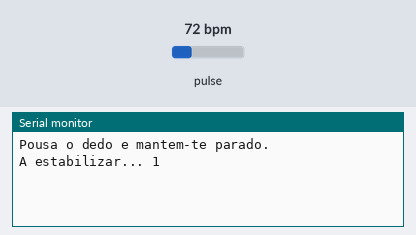
The sketch below on a simulated ESP32. Shown: the last lines printed to the serial monitor. The test bench sets the inputs (shaded band); at power-on: pulse 72 bpm.

Above: at 1.2 s.
1.3 s: pulse set to 70 bpm
At 2.4 s:
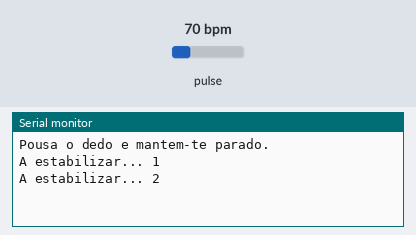
4.3 s: pulse set to 100 bpm
At 4.8 s:
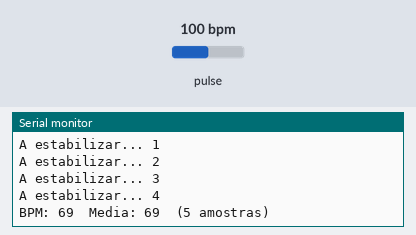
Timing chart, 0 to 7.3 s (numbered marks = the images above; inputs shaded):
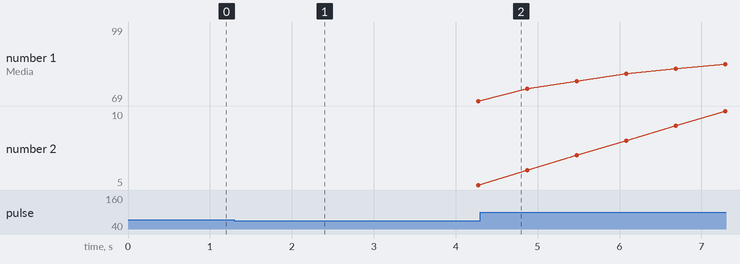

The sketch:

TesteBPM.ino
```cpp
#include <Wire.h>
#include "MAX30105.h"
#include "heartRate.h"

MAX30105 particleSensor;

const byte RATE_SIZE = 10;
byte rates[RATE_SIZE];
byte rateSpot = 0;
byte ratesFilled = 0;
long lastBeat = 0;
long lastValidDelta = 0;

int beatAvg = 0;
bool stateDedoPresente = false;

const long IR_THRESHOLD = 50000;

void setup() {
  Serial.begin(115200);
  Wire.begin(16, 17);

  if (!particleSensor.begin(Wire, I2C_SPEED_STANDARD)) {
    Serial.println("MAX30102 nao encontrado.");
    while (1);
  }

  // 400 amostras/s com media de 4 suaviza o sinal sem perder resolucao temporal.
  particleSensor.setup(0x1F, 4, 2, 400, 411, 4096);
  particleSensor.setPulseAmplitudeGreen(0);

  Serial.println("Pousa o dedo e mantem-te parado.");
}

void resetMedicao() {
  rateSpot = 0;
  ratesFilled = 0;
  beatAvg = 0;
  lastBeat = 0;
  lastValidDelta = 0;
}

void loop() {
  long irValue = particleSensor.getIR();

  if (irValue < IR_THRESHOLD) {
    if (stateDedoPresente) {
      resetMedicao();
      stateDedoPresente = false;
    }
    Serial.println("Sem dedo");
    delay(200);
    return;
  }

  stateDedoPresente = true;

  if (checkForBeat(irValue)) {
    long now = millis();
    long delta = now - lastBeat;
    lastBeat = now;

    // 300-1500ms corresponde a 40-200 BPM. Fora disto e sempre artefacto.
    bool intervaloPlausivel = (delta > 300 && delta < 1500);

    // Rejeita variacoes bruscas face ao batimento anterior: o ritmo cardiaco
    // nao muda mais de ~30% entre batimentos consecutivos em repouso.
    bool variacaoAceitavel = true;
    if (lastValidDelta > 0) {
      float racio = (float)delta / lastValidDelta;
      variacaoAceitavel = (racio > 0.7 && racio < 1.4);
    }

    if (intervaloPlausivel && variacaoAceitavel) {
      lastValidDelta = delta;
      int bpm = 60000 / delta;

      rates[rateSpot++] = (byte)bpm;
      rateSpot %= RATE_SIZE;
      if (ratesFilled < RATE_SIZE) ratesFilled++;

      // So mostra media com amostras suficientes para ser fiavel.
      if (ratesFilled >= 5) {
        int sum = 0;
        for (byte i = 0; i < ratesFilled; i++) sum += rates[i];
        beatAvg = sum / ratesFilled;

        Serial.print("BPM: ");
        Serial.print(bpm);
        Serial.print("  Media: ");
        Serial.print(beatAvg);
        Serial.print("  (");
        Serial.print(ratesFilled);
        Serial.println(" amostras)");
      } else {
        Serial.print("A estabilizar... ");
        Serial.println(ratesFilled);
      }
    }
  }
}
```

Measured:
- plotted number 1: 69 → 99 after the input at 4.3 s
